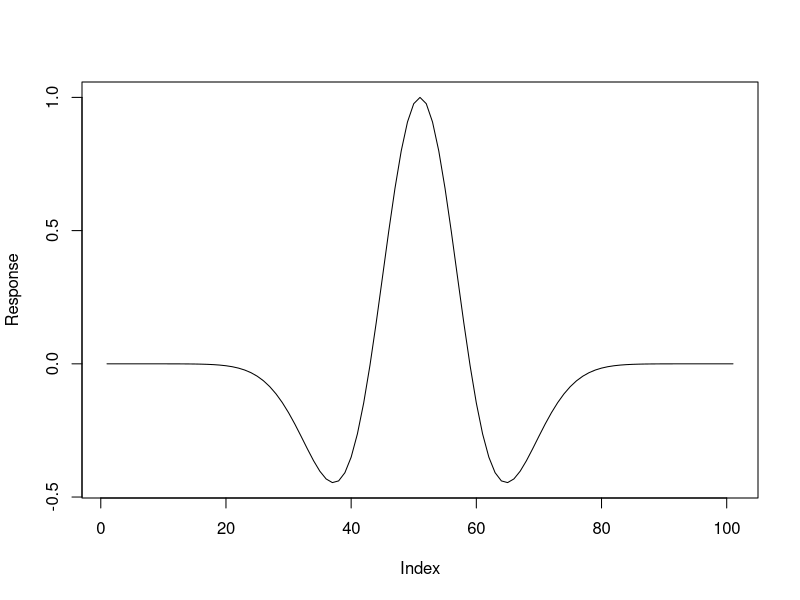
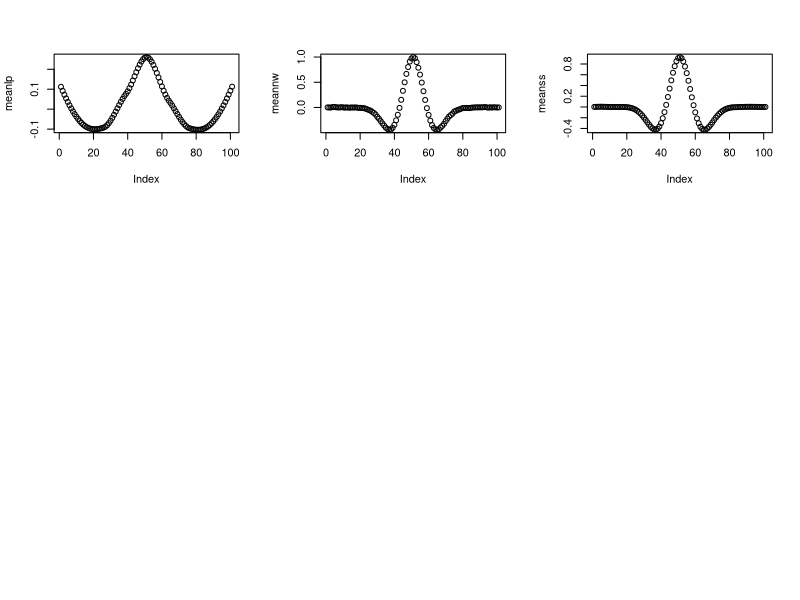
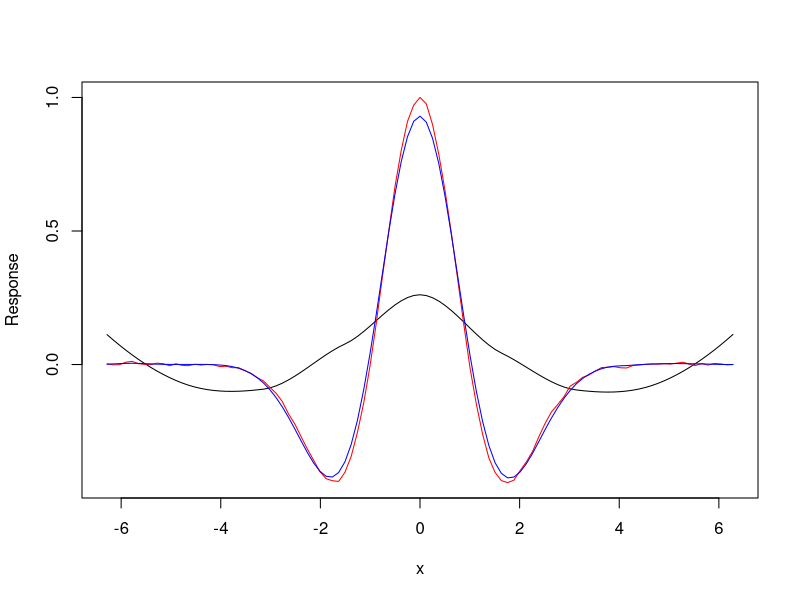
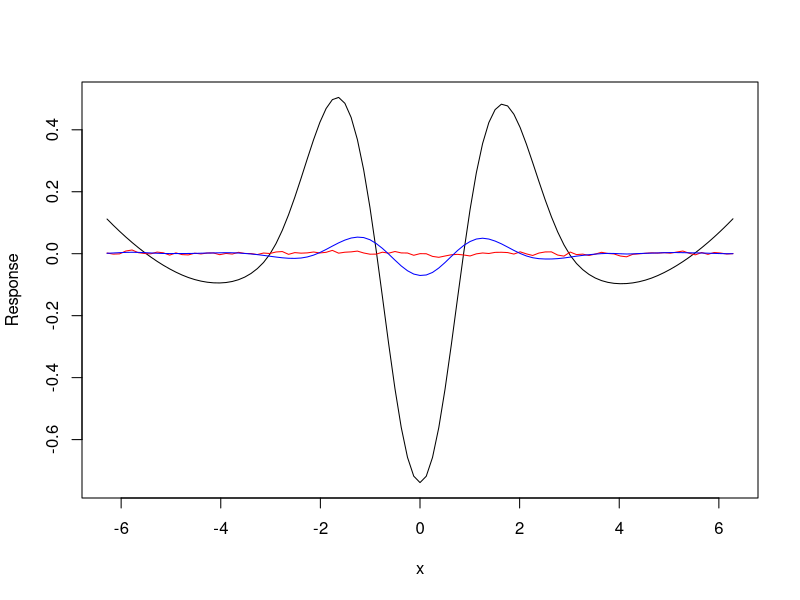
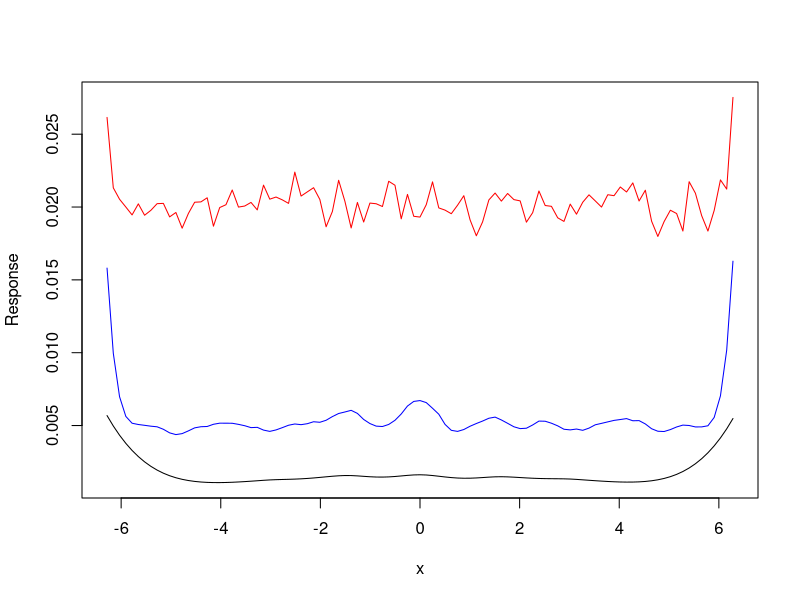
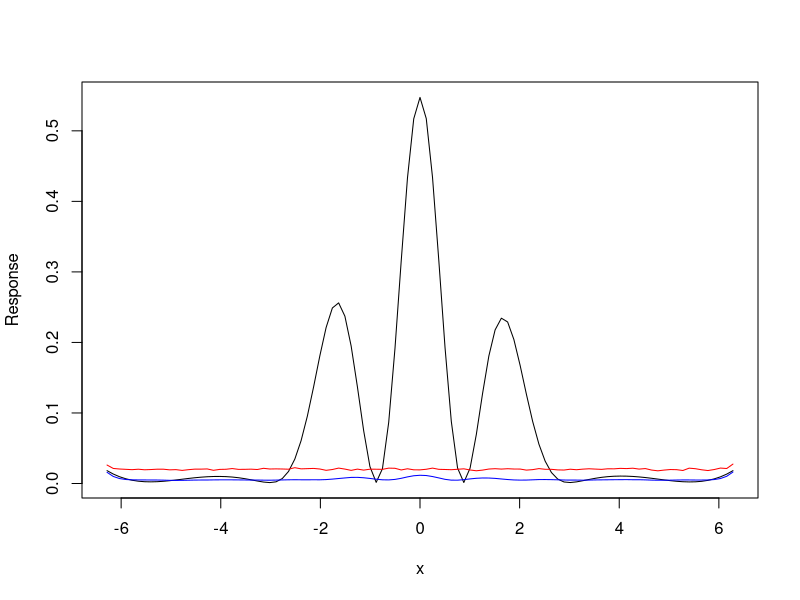
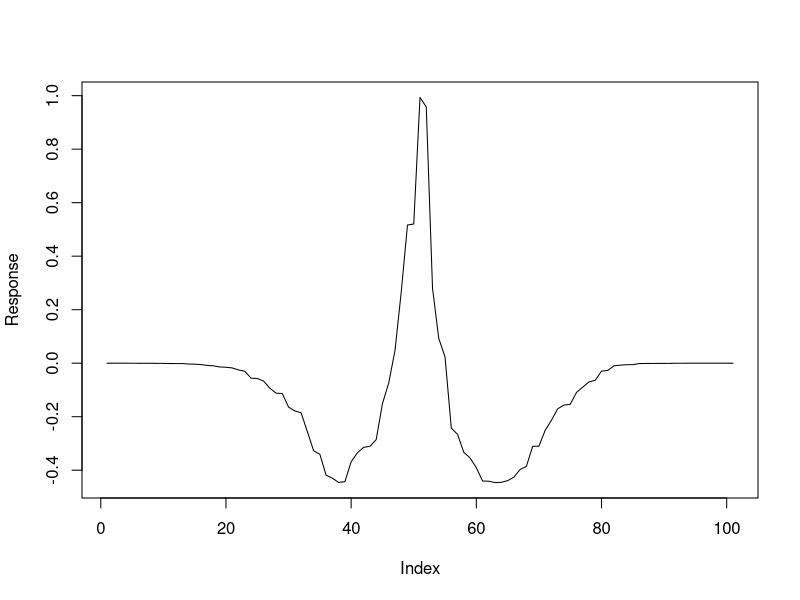
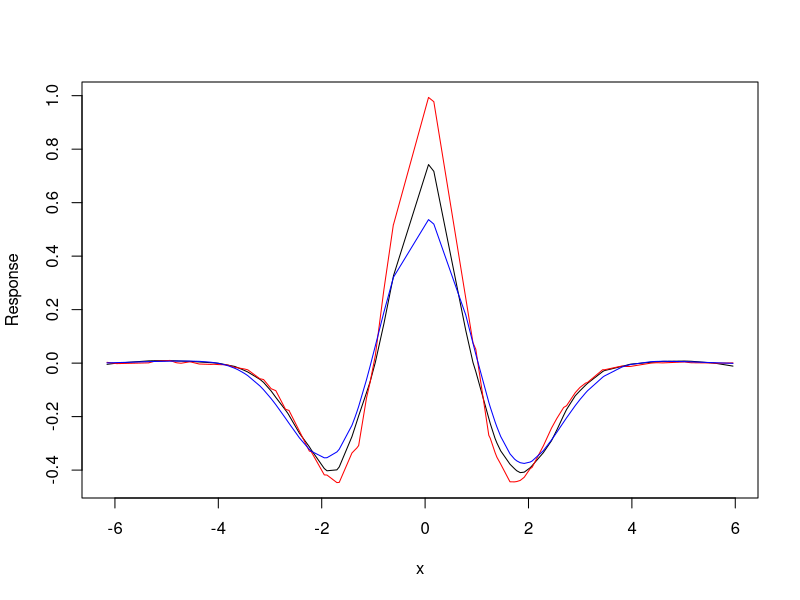

Generate these figures, in order, with R:
## Generate n=101 equidistant points in [-2\pi, 2\pi]
m <- 1000
n <- 101
x <- 2*pi*seq(-1, 1, length=n)
summary(x)

mexhat<-function(xi){
  return((1-(xi**2))*exp(-0.5*(xi**2)))
}
fx<-mexhat(x)
summary(fx)
plot(fx,type="l",ylab="Response") #True Mexican Hat
## Initialize the matrix of fitted values for three methods
fvlp <- fvnw <- fvss <- matrix(0, nrow= n, ncol= m)
##Generate data, fit the data and store the fitted values
set.seed(79)
for (j in 1:m){
  ## simulate y-values
  ## Note that you need to replace $f(x)$ below by the mathematical definition in eq. (2)
  y <- fx + rnorm(length(x),mean=0,sd=0.2);
  ## Get the estimates and store them
  fvlp[,j] <- predict(loess(y ~ x, span = 0.75), newdata = x);
  fvnw[,j] <- ksmooth(x, y, kernel="normal", bandwidth= 0.2, x.points=x)$y;
  fvss[,j] <- predict(smooth.spline(y ~ x), x=x)$y
  
}

## Below is the sample R code to plot the mean of three estimators in a single plot
meanlp = apply(fvlp,1,mean);
meannw = apply(fvnw,1,mean);
meanss = apply(fvss,1,mean);
par(mfrow=c(3,3))
plot(meanlp)
plot(meannw)
plot(meanss)

biaslp=meanlp - fx
varlp= apply((fvlp - meanlp)**2,1,mean)
mselp= apply((fvlp - fx)**2,1,mean)

biasnw=meannw - fx
varnw= apply((fvnw - meannw)**2,1,mean)
msenw= apply((fvnw - fx)**2,1,mean)

biasss=meanss - fx
varss= apply((fvss - meanss)**2,1,mean)
msess= apply((fvss - fx)**2,1,mean)
mean(msess)

mean(biaslp)
mean(biasnw)
mean(biasss)

mean(varlp)
mean(varnw)
mean(varss)

###MEAN of the 3 Estimators in a single plot###
par(mfrow=c(1,1))
dmin = min( meanlp, meannw, meanss);
dmax = max( meanlp, meannw, meanss);
matplot(x, meanlp, "l", ylim=c(dmin, dmax), ylab="Response")
matlines(x, meannw, col="red")
matlines(x, meanss, col="blue")
## You might add the raw observations to compare with the fitted curves
# points(x,y)
## Can you adapt the above codes to plot the empirical bias/variance/MSE?

par(mfrow=c(1,1))
###BIAS PLOT###
dmin = min( biaslp, biasnw, biasss);
dmax = max( biaslp, biasnw, biasss);
matplot(x, biaslp, "l", ylim=c(dmin, dmax), ylab="Response")
matlines(x, biasnw, col="red")
matlines(x, biasss, col="blue")

###VAR PLOT###
dmin = min( varlp, varnw, varss);
dmax = max( varlp, varnw, varss);
matplot(x, varlp, "l", ylim=c(dmin, dmax), ylab="Response")
matlines(x, varnw, col="red")
matlines(x, varss, col="blue")

###MSE PLOT###
dmin = min( mselp, msenw, msess);
dmax = max( mselp, msenw, msess);
matplot(x, mselp, "l", ylim=c(dmin, dmax), ylab="Response")
matlines(x, msenw, col="red")
matlines(x, msess, col="blue")


###REPEAT PART (1) WITH ANOTHER (DETERMINISTIC) DESIGN THAT HAS NON-EQUIDISTANT POINTS.###
set.seed(79)
x <- 2*pi*sort(c(0.5, -1 + rbeta(50,2,2), rbeta(50,2,2)))

mexhat<-function(xi){
  return((1-(xi**2))*exp(-0.5*(xi**2)))
}
fx<-mexhat(x)
plot(fx,type="l",ylab="Response") #True Mexican Hat
## Initialize the matrix of fitted values for three methods
fvlp <- fvnw <- fvss <- matrix(0, nrow= n, ncol= m)
##Generate data, fit the data and store the fitted values
set.seed(79)
for (j in 1:m){
  ## simulate y-values
  ## Note that you need to replace $f(x)$ below by the mathematical definition in eq. (2)
  y <- fx + rnorm(length(x),mean=0,sd=0.2);
  ## Get the estimates and store them
  fvlp[,j] <- predict(loess(y ~ x, span = 0.3365), newdata = x);
  fvnw[,j] <- ksmooth(x, y, kernel="normal", bandwidth= 0.2, x.points=x)$y;
  fvss[,j] <- predict(smooth.spline(y ~ x,spar = 0.7163), x=x)$y
  
}

## Below is the sample R code to plot the mean of three estimators in a single plot
meanlp = apply(fvlp,1,mean);
meannw = apply(fvnw,1,mean);
meanss = apply(fvss,1,mean);

biaslp=meanlp - fx
varlp= apply((fvlp - meanlp)**2,1,mean)
mselp= apply((fvlp - fx)**2,1,mean)

biasnw=meannw - fx
varnw= apply((fvnw - meannw)**2,1,mean)
msenw= apply((fvnw - fx)**2,1,mean)

biasss=meanss - fx
varss= apply((fvss - meanss)**2,1,mean)
msess= apply((fvss - fx)**2,1,mean)

mean(mselp)
mean(msenw)
mean(msess)


###MEAN of the 3 Estimators in a single plot###
dmin = min( meanlp, meannw, meanss);
dmax = max( meanlp, meannw, meanss);
matplot(x, meanlp, "l", ylim=c(dmin, dmax), ylab="Response")
matlines(x, meannw, col="red")
matlines(x, meanss, col="blue")
## You might add the raw observations to compare with the fitted curves
# points(x,y)
## Can you adapt the above codes to plot the empirical bias/variance/MSE?

###BIAS PLOT###
dmin = min( biaslp, biasnw, biasss);
dmax = max( biaslp, biasnw, biasss);
matplot(x, biaslp, "l", ylim=c(dmin, dmax), ylab="Response")
matlines(x, biasnw, col="red")
matlines(x, biasss, col="blue")

###VAR PLOT###
dmin = min( varlp, varnw, varss);
dmax = max( varlp, varnw, varss);
matplot(x, varlp, "l", ylim=c(dmin, dmax), ylab="Response")
matlines(x, varnw, col="red")
matlines(x, varss, col="blue")

###MSE PLOT###
dmin = min( mselp, msenw, msess);
dmax = max( mselp, msenw, msess);
matplot(x, mselp, "l", ylim=c(dmin, dmax), ylab="Response")
matlines(x, msenw, col="red")
matlines(x, msess, col="blue")

###Code to find optimal spline###
# xyspline <- smooth.spline(y~x, cv=T)
# xyspline$spar

